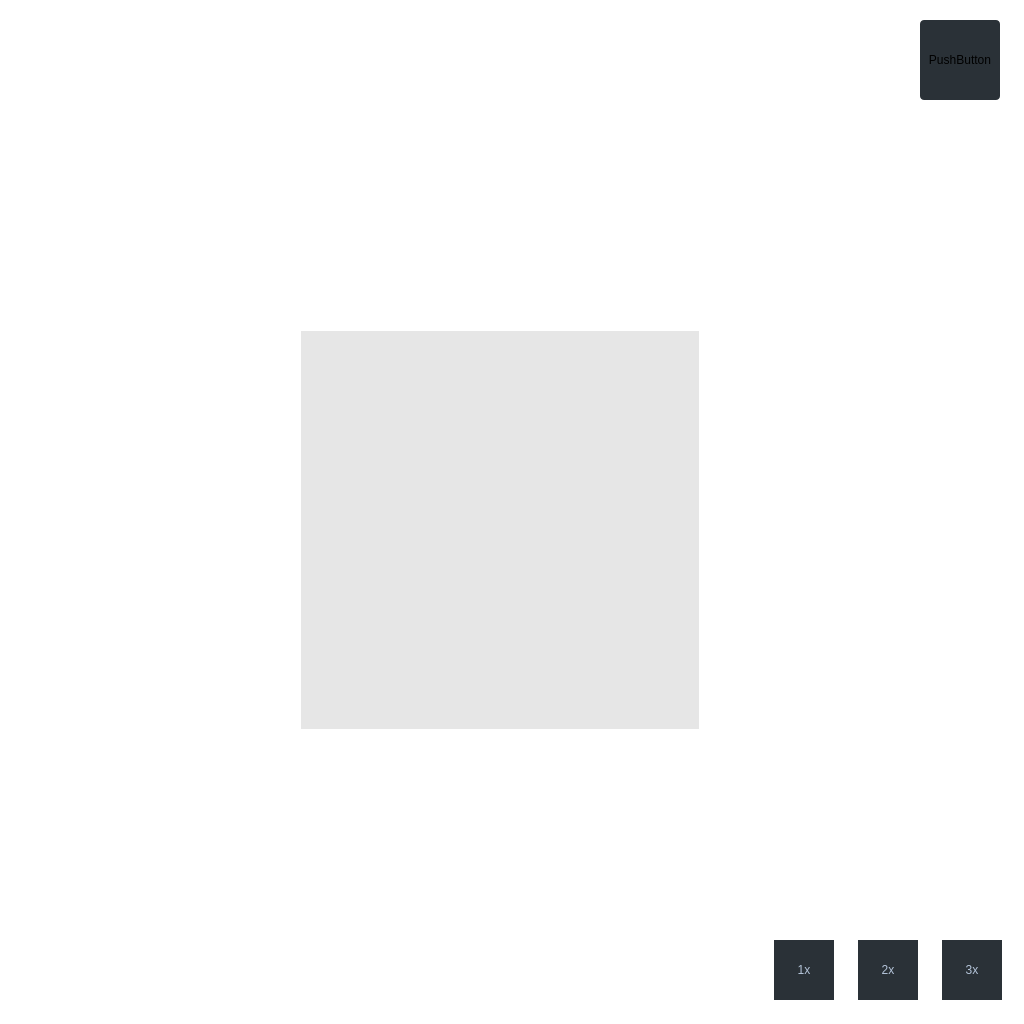
<?xml version="1.0" encoding="UTF-8"?>
<ui version="4.0">
 <class>MagnifyDialog</class>
 <widget class="QFrame" name="MagnifyDialog">
  <property name="geometry">
   <rect>
    <x>0</x>
    <y>0</y>
    <width>1024</width>
    <height>1024</height>
   </rect>
  </property>
  <property name="minimumSize">
   <size>
    <width>1024</width>
    <height>1024</height>
   </size>
  </property>
  <property name="maximumSize">
   <size>
    <width>1024</width>
    <height>1024</height>
   </size>
  </property>
  <property name="windowTitle">
   <string>Frame</string>
  </property>
  <property name="styleSheet">
   <string notr="true">QWidget
{
background:transparent;
}
</string>
  </property>
  <property name="frameShape">
   <enum>QFrame::StyledPanel</enum>
  </property>
  <property name="frameShadow">
   <enum>QFrame::Raised</enum>
  </property>
  <widget class="QPushButton" name="pushButton">
   <property name="geometry">
    <rect>
     <x>920</x>
     <y>20</y>
     <width>80</width>
     <height>80</height>
    </rect>
   </property>
   <property name="minimumSize">
    <size>
     <width>80</width>
     <height>80</height>
    </size>
   </property>
   <property name="maximumSize">
    <size>
     <width>80</width>
     <height>80</height>
    </size>
   </property>
   <property name="styleSheet">
    <string notr="true">QPushButton
{
background:rgba(42,49,55,1);
border-radius:4px;
}</string>
   </property>
   <property name="text">
    <string>PushButton</string>
   </property>
  </widget>
  <widget class="QLabel" name="label">
   <property name="geometry">
    <rect>
     <x>300</x>
     <y>330</y>
     <width>400</width>
     <height>400</height>
    </rect>
   </property>
   <property name="minimumSize">
    <size>
     <width>400</width>
     <height>400</height>
    </size>
   </property>
   <property name="maximumSize">
    <size>
     <width>400</width>
     <height>400</height>
    </size>
   </property>
   <property name="styleSheet">
    <string notr="true">QLabel
{
background:rgba(0,0,0,0.1);
border:1px solid rgba(255,255,255,1);
}</string>
   </property>
   <property name="text">
    <string/>
   </property>
  </widget>
  <widget class="QWidget" name="horizontalLayoutWidget">
   <property name="geometry">
    <rect>
     <x>770</x>
     <y>930</y>
     <width>239</width>
     <height>80</height>
    </rect>
   </property>
   <layout class="QHBoxLayout" name="horizontalLayout">
    <property name="spacing">
     <number>20</number>
    </property>
    <item>
     <widget class="QPushButton" name="pushButton_4">
      <property name="minimumSize">
       <size>
        <width>60</width>
        <height>60</height>
       </size>
      </property>
      <property name="maximumSize">
       <size>
        <width>60</width>
        <height>60</height>
       </size>
      </property>
      <property name="styleSheet">
       <string notr="true">QPushButton
{
border:none;
background:rgba(42,49,55,1);
opacity:0.69;
font: 21px &quot;Microsoft YaHei&quot;;
color:#B4C4D9;
}

QPushButton:checked
{
background:rgba(0,145,255,1);
color:#FFFFFF;
}</string>
      </property>
      <property name="text">
       <string>1x</string>
      </property>
     </widget>
    </item>
    <item>
     <widget class="QPushButton" name="pushButton_2">
      <property name="minimumSize">
       <size>
        <width>60</width>
        <height>60</height>
       </size>
      </property>
      <property name="maximumSize">
       <size>
        <width>60</width>
        <height>60</height>
       </size>
      </property>
      <property name="styleSheet">
       <string notr="true">QPushButton
{
border:none;
background:rgba(42,49,55,1);
opacity:0.69;
font: 21px &quot;Microsoft YaHei&quot;;
color:#B4C4D9;
}

QPushButton:checked
{
background:rgba(0,145,255,1);
color:#FFFFFF;
}</string>
      </property>
      <property name="text">
       <string>2x</string>
      </property>
     </widget>
    </item>
    <item>
     <widget class="QPushButton" name="pushButton_3">
      <property name="minimumSize">
       <size>
        <width>60</width>
        <height>60</height>
       </size>
      </property>
      <property name="maximumSize">
       <size>
        <width>60</width>
        <height>60</height>
       </size>
      </property>
      <property name="styleSheet">
       <string notr="true">QPushButton
{
border:none;
background:rgba(42,49,55,1);
opacity:0.69;
font: 21px &quot;Microsoft YaHei&quot;;
color:#B4C4D9;
}

QPushButton:checked
{
background:rgba(0,145,255,1);
color:#FFFFFF;
}</string>
      </property>
      <property name="text">
       <string>3x</string>
      </property>
     </widget>
    </item>
   </layout>
  </widget>
 </widget>
 <resources/>
 <connections/>
</ui>
